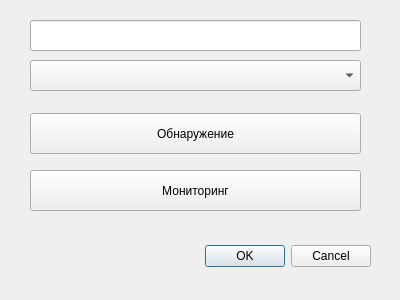
<?xml version="1.0" encoding="UTF-8"?>
<ui version="4.0">
 <class>Dialog</class>
 <widget class="QDialog" name="Dialog">
  <property name="geometry">
   <rect>
    <x>0</x>
    <y>0</y>
    <width>400</width>
    <height>300</height>
   </rect>
  </property>
  <property name="windowTitle">
   <string>Dialog</string>
  </property>
  <widget class="QDialogButtonBox" name="buttonBox">
   <property name="geometry">
    <rect>
     <x>30</x>
     <y>241</y>
     <width>341</width>
     <height>31</height>
    </rect>
   </property>
   <property name="orientation">
    <enum>Qt::Orientation::Horizontal</enum>
   </property>
   <property name="standardButtons">
    <set>QDialogButtonBox::StandardButton::Cancel|QDialogButtonBox::StandardButton::Ok</set>
   </property>
  </widget>
  <widget class="QComboBox" name="comboBox">
   <property name="geometry">
    <rect>
     <x>30</x>
     <y>60</y>
     <width>331</width>
     <height>31</height>
    </rect>
   </property>
  </widget>
  <widget class="QLineEdit" name="lineEdit">
   <property name="geometry">
    <rect>
     <x>30</x>
     <y>20</y>
     <width>331</width>
     <height>31</height>
    </rect>
   </property>
  </widget>
  <widget class="QPushButton" name="pushButton">
   <property name="geometry">
    <rect>
     <x>30</x>
     <y>113</y>
     <width>331</width>
     <height>41</height>
    </rect>
   </property>
   <property name="text">
    <string>Обнаружение</string>
   </property>
  </widget>
  <widget class="QPushButton" name="pushButton_2">
   <property name="geometry">
    <rect>
     <x>30</x>
     <y>170</y>
     <width>331</width>
     <height>41</height>
    </rect>
   </property>
   <property name="text">
    <string>Мониторинг</string>
   </property>
  </widget>
 </widget>
 <resources/>
 <connections>
  <connection>
   <sender>buttonBox</sender>
   <signal>accepted()</signal>
   <receiver>Dialog</receiver>
   <slot>accept()</slot>
   <hints>
    <hint type="sourcelabel">
     <x>248</x>
     <y>254</y>
    </hint>
    <hint type="destinationlabel">
     <x>157</x>
     <y>274</y>
    </hint>
   </hints>
  </connection>
  <connection>
   <sender>buttonBox</sender>
   <signal>rejected()</signal>
   <receiver>Dialog</receiver>
   <slot>reject()</slot>
   <hints>
    <hint type="sourcelabel">
     <x>316</x>
     <y>260</y>
    </hint>
    <hint type="destinationlabel">
     <x>286</x>
     <y>274</y>
    </hint>
   </hints>
  </connection>
 </connections>
</ui>
